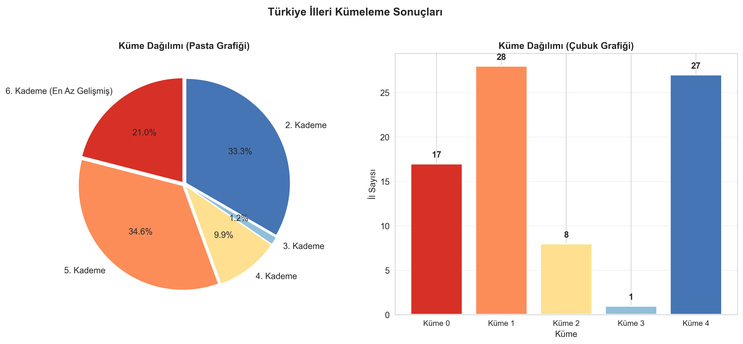
#> input picture reports/figures/kmeans_dagilim.png, 743 x 344 px, shrunk from 3987 x 1843 before the run; its folder holds 5 pictures in this run
$ python generate_poster_portrait.py
#> lines starting #> are read from the running program, lines starting #| are printed output that depends on the picture
import matplotlib.pyplot as plt
import matplotlib.image as mpimg
from matplotlib.patches import Rectangle
from textwrap import wrap
import os

# A3 Portrait Dimensions (inches)
WIDTH = 11.69
HEIGHT = 16.53
DPI = 300

FIGURES_DIR = os.path.join(os.path.dirname(os.path.dirname(os.path.abspath(__file__))), "reports", "figures")
OUTPUT_PATH = os.path.join(os.path.dirname(os.path.dirname(os.path.abspath(__file__))), "reports", "Proje_Posteri_Dikey.pdf")

# Header Config
HEADER_H = 1.8
MARGIN = 0.5
GUTTER = 0.3 # Space between cols
BOX_TITLE_BG = '#e6f2ff'

def get_text_height(text, width_inches, fontsize):
    """Estimate text height in inches based on content."""
    # Approx char width for standard font types
    # Increased multiplier to 135 to fill the text box width better
    chars_per_line = int(width_inches * 135 / fontsize)
    lines = []

    for par in text.split('\n'):
        if not par.strip():
            lines.append("")
            continue

        # Wrap the paragraph
        wrapped_lines = wrap(par, width=chars_per_line)

        # Apply pseudo-justification (add spaces) to all but the last line
        if len(wrapped_lines) > 1:
            for i in range(len(wrapped_lines) - 1):
                line = wrapped_lines[i]
                words = line.split()
                if len(words) > 1:
                    current_len = len(line)
                    needed = chars_per_line - current_len

                    # Heuristic: Spaces are usually narrower than average chars.
                    # Add slightly more spaces to push text to the right edge.
                    # Factor 1.5 is a guess to compensate for thin space width vs avg char width.
                    needed = int(needed * 1.8)

                    gaps = len(words) - 1
                    for k in range(needed):
                        words[k % gaps] += " "
                    wrapped_lines[i] = " ".join(words)

        lines.extend(wrapped_lines)

    num_lines = len(lines)
    # Line height approx 1.4 * fontsize(pts) / 72
    text_height = num_lines * (fontsize * 1.5 / 72)
    return text_height + 0.5, lines # +0.5 for padding/title space

def draw_section(ax, title, text_lines, x, y, width, fontsize=11):
    """Draws a section and returns the total height consumed."""
    line_h = (fontsize * 1.5) / 72
    title_h = 0.4
    padding = 0.1

    # Title
    ax.add_patch(Rectangle((x, y - title_h), width, title_h, facecolor=BOX_TITLE_BG, edgecolor='gray', linewidth=0.5))
    ax.text(x + 0.1, y - 0.28, title, fontsize=fontsize+2, fontweight='bold', color='darkblue', va='center')

    # content start y
    content_y = y - title_h - padding

    # Draw text
    for i, line in enumerate(text_lines):
        ax.text(x + 0.05, content_y - (i * line_h), line, fontsize=fontsize, va='top', ha='left')

    total_h = title_h + padding + (len(text_lines) * line_h) + 0.2 # extra bottom padding
    return total_h

def draw_image(ax, filename, x, y, width, caption):
    """Draws image preserving aspect ratio. Returns height used."""
    path = os.path.join(FIGURES_DIR, filename)
    if not os.path.exists(path):
        return 0

    img = mpimg.imread(path)
    # shape is (H, W, C)
    img_h, img_w = img.shape[:2]
    aspect = img_h / img_w

    # Calculate target height based on width and aspect
    # Don't let it exceed a certain max height (e.g. 5 inches) to prevent taking whole page
    draw_h = width * aspect
    if draw_h > 5.5:
        # Constraint: if too tall, limit height and reduce width (center it)
        draw_h = 5.5
        draw_w = draw_h / aspect
        # Center x
        draw_x = x + (width - draw_w) / 2
    else:
        draw_w = width
        draw_x = x

    ax.imshow(img, extent=[draw_x, draw_x + draw_w, y - draw_h, y])

    # Caption
    caption_y = y - draw_h - 0.15
    ax.text(x + width/2, caption_y, caption, fontsize=10, style='italic', ha='center', va='top')

    return draw_h + 0.5 # Space for caption and padding

def create_poster():
    fig = plt.figure(figsize=(WIDTH, HEIGHT))
    ax = fig.add_axes([0, 0, 1, 1])
    ax.set_xlim(0, WIDTH)
    ax.set_ylim(0, HEIGHT)
    ax.axis('off')

    # --- HEADER ---
    ax.add_patch(Rectangle((0, HEIGHT - HEADER_H), WIDTH, HEADER_H, facecolor='#1f77b4', edgecolor='none'))

    ax.text(WIDTH/2, HEIGHT - 0.6, "TÜRKİYE İLLERİNİN SOSYO-EKONOMİK GELİŞMİŞLİK DÜZEYLERİNE GÖRE\nMAKİNE ÖĞRENMESİ YÖNTEMLERİYLE KÜMELENMESİ",
            fontsize=18, fontweight='bold', color='white', ha='center', va='center')
    ax.text(WIDTH/2, HEIGHT - 1.3, "Emircan Demir",
            fontsize=12, color='white', ha='center')

    # Current Cursor Y Position (starts below header)
    cursor_y = HEIGHT - HEADER_H - 0.2

    # --- ROW 1: ABSTRACT (Full Width) ---
    ozet_txt = (
        "Bu çalışmada, Türkiye'deki 81 ilin sosyo-ekonomik gelişmişlik düzeyleri, TÜİK ve TCMB verileri kullanılarak makine öğrenmesi yöntemleriyle analiz edilmiştir. "
        "Çalışmada nüfus, eğitim, sağlık, ekonomi, maliye, altyapı ve yaşam kalitesi kategorilerinde toplam 24 değişken kullanılmıştır. "
        "Veri analizi sürecinde K-Means ve Hiyerarşik Kümeleme algoritmaları uygulanmış, optimum küme sayısı Elbow ve Silhouette yöntemleriyle 5 olarak belirlenmiştir. "
        "Sonuçlar; coğrafi bölgelerden bağımsız olarak illerin gelişmişlik düzeylerine göre anlamlı gruplar oluşturduğunu ve resmi SEGE-2022 raporlarıyla yüksek tutarlılık gösterdiğini ortaya koymuştur. "
        "Elde edilen bulgular, bölgesel kalkınma politikalarının oluşturulmasında veri odaklı bir karar destek mekanizması sunmaktadır."
    )

    h_est, lines = get_text_height(ozet_txt, WIDTH - 2*MARGIN, 12)
    h_used = draw_section(ax, "ÖZET", lines, MARGIN, cursor_y, WIDTH - 2*MARGIN, 12)
    cursor_y -= (h_used + 0.2)

    # --- ROW 2: INTRO & METHOD (2 Columns) ---

    col_w = (WIDTH - 2*MARGIN - GUTTER) / 2

    giris_txt = (
        "Bölgesel gelişmişlik farklarının doğru tespiti, sürdürülebilir kalkınma politikalarının etkinliği için kritiktir. "
        "Geleneksel yöntemler genellikle tek boyutlu göstergelere dayanırken, bu proje veri madenciliği ve Makine Öğrenmesi (ML) algoritmaları ile çok boyutlu ve nesnel bir sınıflandırma sunmayı amaçlar.\n\n"
        "Çalışmanın Temel Amaçları:\n"
        "1. Çok boyutlu sosyo-ekonomik veriyi işleyerek gizli örüntüleri ortaya çıkarmak.\n"
        "2. İlleri benzerliklerine göre gruplamak ve gelişmişlik haritasını çıkarmak.\n"
        "3. Her kümenin (cluster) karakteristik özelliklerini belirleyerek politika önerileri sunmaktır."
    )

    metot_txt = (
        "Veri Kaynakları ve Seti:\n"
        "• Kaynaklar: TÜİK (2023-2024), TCMB, Sanayi ve Teknoloji Bakanlığı.\n"
        "• Değişkenler: GSYH, Okulleşme Oranı, Hastane Yatak Sayısı, İhracat, Elektrik Tüketimi vb. (Toplam 24 Değişken).\n\n"
        "Yöntemler:\n"
        "• Ön İşleme: Eksik Veri Tamamlama, Aykırı Değer (IQR) Analizi, Min-Max Normalizasyon.\n"
        "• Algoritmalar: K-Means (Euclidean Distance), Hiyerarşik Kümeleme (Ward Linkage).\n"
        "• Değerlendirme: Elbow Metodu (Kırılma Noktası), Silhouette Skoru (0.348 - Orta/İyi Ayrışma)."
    )

    # Calculate heights separately
    h1, lines1 = get_text_height(giris_txt, col_w, 11)
    h2, lines2 = get_text_height(metot_txt, col_w, 11)

    # Use max height for alignment (or independent if flows differently, but alignment looks better)
    row_height = max(h1, h2)

    # Check if this row fits? (It should, we are at top)
    # Draw Intro Left
    draw_section(ax, "GİRİŞ VE AMAÇ", lines1, MARGIN, cursor_y, col_w, 11)
    # Draw Method Right
    draw_section(ax, "METODOLOJİ", lines2, MARGIN + col_w + GUTTER, cursor_y, col_w, 11)

    cursor_y -= (row_height + 0.3) # Move cursor down by height of text blocks

    # --- ROW 3: MAP (Full Width / Centered Large) ---
    # User wants proper graphics ratio

    img_h = draw_image(ax, "kmeans_dagilim.png", MARGIN, cursor_y, WIDTH - 2*MARGIN, "Şekil 1: K-Means ile İllerin Küme Dağılımı")
#> in draw_image, img is the input picture: shape (344, 743, 4) float32; mean R, G, B, A 0.912, 0.848, 0.841, 1
#> img_h = 5.45
    cursor_y -= (img_h + 0.3)
#> cursor_y = 2.35

    # --- ROW 4: PROFILES (Full Width / Centered Large) ---

    img2_h = draw_image(ax, "kume_profilleri.png", MARGIN, cursor_y, WIDTH - 2*MARGIN, "Şekil 2: Kümelerin Sosyo-Ekonomik Değişken profilleri")
#> img2_h = 0
    cursor_y -= (img2_h + 0.3)
#> cursor_y = 2.05

    # --- ROW 5: RESULTS & CONCLUSION (Full Width) ---

    sonuc_txt = (
        "Analiz sonucunda iller 5 farklı gelişmişlik kümesine ayrılmıştır:\n"
        "• Küme 0 (1. Derece - Metropoller): İstanbul, Ankara, İzmir. (Sanayi, Hizmet ve Eğitim Merkezi - Ülkenin Lokomotifleri)\n"
        "• Küme 1 (2. Derece - Sanayi/Turizm): Bursa, Kocaeli, Antalya, Eskişehir, Tekirdağ, Muğla. (Yüksek Üretim ve İhracat Potansiyeli)\n"
        "• Küme 2 (3. Derece - Gelişen İller): Konya, Kayseri, Gaziantep, Manisa, Denizli, Sakarya, Balıkesir, Aydın, Mersin, Adana. (Sanayi-Tarım Dengesi)\n"
        "• Küme 3 (4. Derece - Orta Gelir): Trabzon, Samsun, Çanakkale, Isparta, Bolu, Edirne, Kırklareli, Afyon, Kütahya, Sivas, Malatya, Elazığ. (Tarım ve Hizmet Odaklı)\n"
        "• Küme 4 (5. ve 6. Derece - Öncelikli): Erzurum, Van, Diyarbakır, Şanlıurfa, Mardin, Batman, Ağrı, Kars, Iğdır, Hakkari, Şırnak, Muş, Bitlis. (Altyapı Yatırımı Öncelikli)\n\n"
        "SONUÇ: Elde edilen kümeleme yapısı, SEGE-2022 sonuçları ile yüksek korelasyon göstermektedir. İllerin sadece coğrafi konumlarına göre değil, yapısal sosyo-ekonomik özelliklerine göre de benzeştiği istatistiksel olarak kanıtlanmıştır."
    )

    h_sonuc, lines_sonuc = get_text_height(sonuc_txt, WIDTH - 2*MARGIN, 11)
    h_used_sonuc = draw_section(ax, "BULGULAR VE SONUÇ", lines_sonuc, MARGIN, cursor_y, WIDTH - 2*MARGIN, 11)
#> h_used_sonuc = 3.45
    cursor_y -= (h_used_sonuc + 0.2)
#> cursor_y = -1.6

    # --- FOOTER / REFERENCES ---
    # Put at absolute bottom if space permits, or flow.
    # We want to fill space. If cursor_y is still high, we are good.

    kaynak_txt = "[1] T.C. Sanayi ve Teknoloji Bakanlığı, SEGE-2022 Raporu.  [2] TÜİK, İl Göstergeleri, 2024.  [3] MacQueen, J. (1967). Classification Methods."

    # Check remaining space
    bottom_margin = 1.0
    if cursor_y > bottom_margin:
        # We have space, draw it
        pass
    else:
        # Danger zone, text might go off page.
        # But A3 is huge, we should be fine with current content density.
        pass

    h_ref, lines_ref = get_text_height(kaynak_txt, WIDTH - 2*MARGIN, 10)
    h_used_ref = draw_section(ax, "KAYNAKÇA", lines_ref, MARGIN, cursor_y, WIDTH - 2*MARGIN, 10)
#> h_used_ref = 0.908
    cursor_y -= (h_used_ref + 0.1)
#> cursor_y = -2.61

    # Link - Positioned relative to the end of References
    # Ensure we don't go below 0
    footer_y_start = max(cursor_y, 0.6) # If plenty of space, put it higher. If tight, it's at cursor_y.
#> footer_y_start = 0.6

    # Actually, simpler: Just put it below the references.
    # If cursor_y is very low (e.g. 0.1), we are in trouble anyway.

    ax.text(MARGIN, cursor_y - 0.2, "GitHub: github.com/EmircanDemirTR/Turkiye-Illerinin-SosyoEkonomik-Gelismislik-Duzeyine-Gore-Siniflandirilmasi", fontsize=9, color='blue')
    ax.text(WIDTH/2, cursor_y - 0.4, "Emircan Demir - 2026", ha='center', color='gray', fontsize=9)

    plt.savefig(OUTPUT_PATH, format='pdf', bbox_inches='tight')
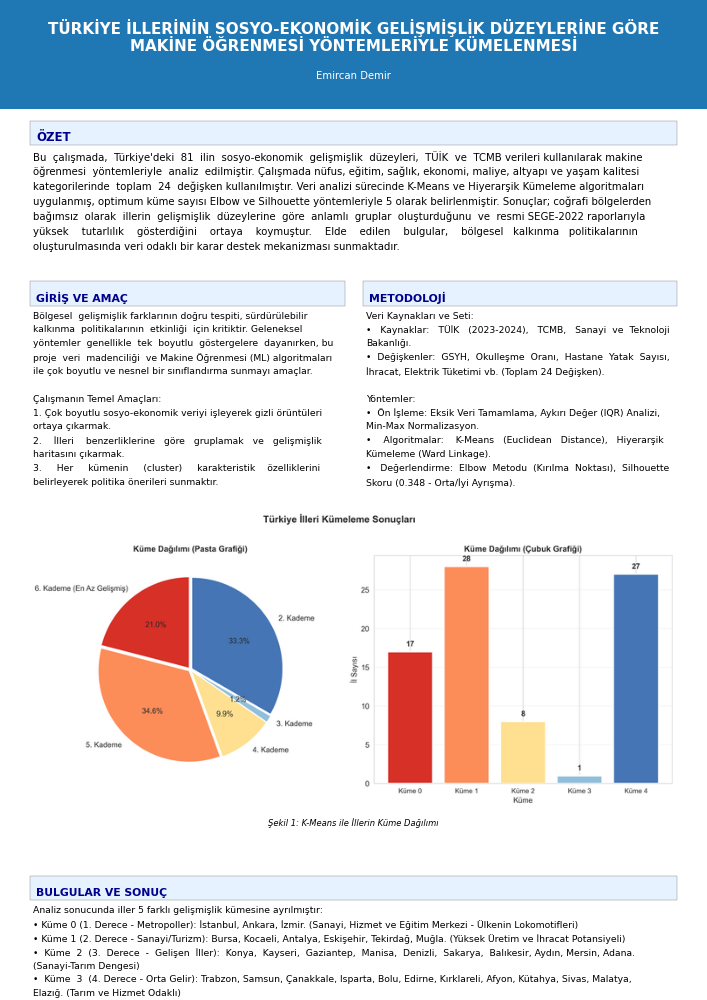
#> figure drawn by matplotlib, 1 panel
    print(f"Poster saved to {OUTPUT_PATH}")

if __name__ == "__main__":
    create_poster()
